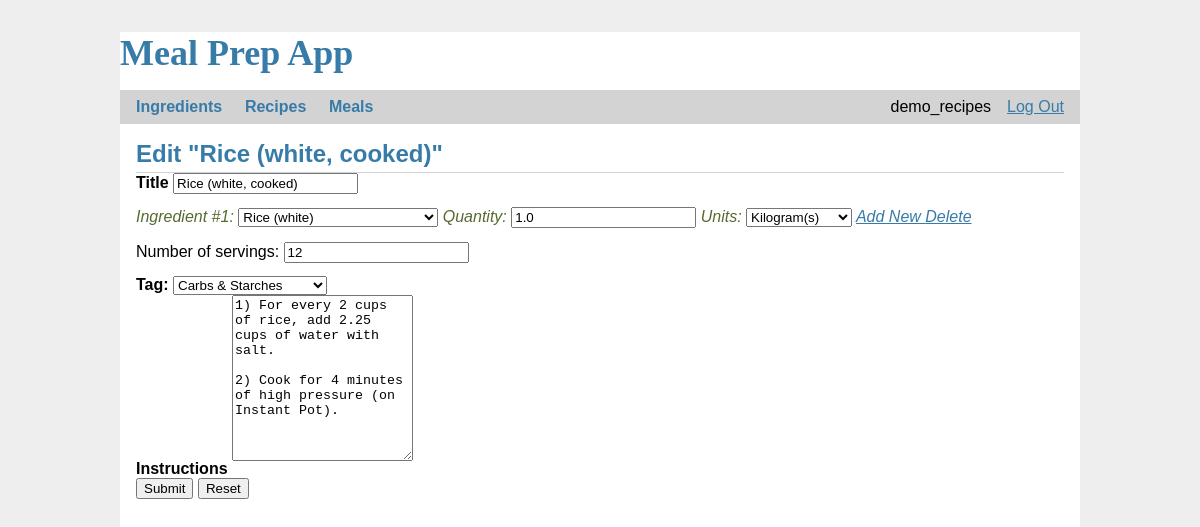
The page /recipes/1/update (signed in) on the database its author committed.
### tables this page shows
CREATE TABLE user (
  id INTEGER PRIMARY KEY AUTOINCREMENT,
  username TEXT UNIQUE NOT NULL,
  password TEXT NOT NULL
);

CREATE TABLE recipe (
  id INTEGER PRIMARY KEY,
  author_id INTEGER NOT NULL,
  title TEXT NOT NULL,
  body TEXT NOT NULL,
  servings INTEGER NOT NULL,
  tag TEXT CHECK (tag in ('starches', 'proteins', 'beans', 'vegetables', 'dessert', 'sauces', 'spices', 'others')),
  FOREIGN KEY (author_id) REFERENCES user (id)
);

CREATE TABLE recipeIngredientRelationship(
    recipeID INTEGER NOT NULL,
    ingredientID INTEGER NOT NULL,
    quantity FLOAT(2) NOT NULL,
    units TEXT CHECK ( units in ('g', 'kg', 'oz', 'lb', 'cup', 'ml', 'l', 'gal', 'T', 't', 'in', 'unit') ) NOT NULL,
    FOREIGN KEY (recipeID) REFERENCES recipe(id),
    FOREIGN KEY (ingredientID) REFERENCES ingredient(id),
    UNIQUE (recipeID, ingredientID)
);

### app/recipes.py (the view, shortened to what this page needs)
@bp.route('/<recipeID>/update', methods=('GET', 'POST'))
@login_required
def update(recipeID):
    db = get_db()
    recipe = get_recipe(recipeID)
    r_quantities = []
    r_units = []
    ings = db.execute(
        'SELECT ingredientID from recipeIngredientRelationship'
        ' WHERE recipeID=?',
        (recipeID,)
    ).fetchall()
    r_ings = []
    for ing in ings:
        ing_name = db.execute(
            'SELECT name FROM ingredient '
            'WHERE id = ?',
            (ing['ingredientID'],)
        ).fetchone()
        r_ings.append(ing_name['name'])
        quant = db.execute(
            'SELECT quantity FROM recipeIngredientRelationship'
            ' WHERE recipeID = ? '
            'AND ingredientID = ?',
            (recipeID, ing['ingredientID'])
        ).fetchone()
        r_quantities.append(quant['quantity'])
        unit = db.execute(
            'SELECT units FROM recipeIngredientRelationship'
            ' WHERE recipeID = ? '
            'AND ingredientID = ?',
            (recipeID, ing['ingredientID'])
        ).fetchone()
        r_units.append(unit['units'])
    pre_pop = {"quantity": r_quantities, "units": r_units, "ings": r_ings}
    return render_template('recipes/update.html', prepop=pre_pop, recipe=recipe,
                           quantities=[i for i in range(1, len(r_ings) + 1)],
                           ingredients=get_ingredients(), units=__units__, tags=__tags__, pageId=recipeID)

### app/auth.py (called while the page is built)
def login_required(view):
    @functools.wraps(view)
    def wrapped_view(**kwargs):
        if g.user is None:
            return redirect(url_for("auth.login"))
        return view(**kwargs)
    return wrapped_view

@bp.before_app_request
def load_logged_in_user():
    user_id = session.get("user_id")
    if user_id is None:
        g.user = None
    else:
        g.user = (
            get_db().execute("SELECT * FROM user WHERE id = ?", (user_id,)).fetchone()
        )

### app/db.py (called while the page is built)
def get_db():
    if "db" not in g:
        g.db = sqlite3.connect(
            current_app.config["DATABASE"], detect_types=sqlite3.PARSE_DECLTYPES
        )
        g.db.row_factory = sqlite3.Row
    return g.db

### app/recipes.py (called while the page is built)
def get_ingredients():
    res = []
    for ing in get_db().execute('SELECT * FROM ingredient ORDER BY name ASC').fetchall():
        res.append(ing['name'])
    return sorted(res)

def get_recipe(name_key):
    recipe = get_db().execute(
        'SELECT *'
        ' FROM recipe'
        ' WHERE id = ?',
        (int(name_key),)
    ).fetchone()
    if recipe is None:
        abort(404, "{0} is not in the Ingredient table.".format(name_key))
    return recipe

### app/templates/recipes/update.html (shortened to what this page needs)
{% extends 'base.html' %}
{% block header %}
    <h1>{% block title %}Edit "{{ recipe['title'] }}"{% endblock %}</h1>
{% endblock %}
{% block content %}
    <div>
        <label for="title">Title</label>
        <input name="title" id="title" value="{{ recipe['title'] }}" required>
        <div id="ings">
            {% for q in quantities %}
                <div id="ing{{ q }}" class="ingredient">
                    Ingredient #{{ q }}:
                    <select class="ing" style="width:200px;">
                        {% for ing in ingredients %}
                            {% if prepop['ings'][q-1] == ing %}
                                <option selected="selected">{{ ing }}</option>
                            {% else %}
                                <option>{{ ing }}</option>
                            {% endif %}
                        {% endfor %}
                    </select>
                    Quantity:
                    <input class="quantity" value={{ prepop["quantity"][q-1] }} type="number"
                           min=".01" step=".01" required>
                    Units:
                    <select class="portion_size_unit" value="{{ request.form['portion_size_unit'] }}" required>
                        {% for unit in units %}
                            {% if prepop['units'][q-1] == unit %}
                                <option value={{ unit }} selected="selected">
                                    {% if unit == "g" %} Gram(s)
                                    {% elif unit == "kg" %} Kilogram(s)
                                    {% elif unit == "oz" %} Ounce(s)
                                    {% elif unit == "cup" %} Cup(s)
                                    {% elif unit == "ml" %} Milliliter(s)
                                    {% elif unit == "l" %} Liter(s)
                                    {% elif unit == "gal" %} Gallon(s)
                                    {% elif unit == "in" %} Inch(es)
                                    {% elif unit == "T" %} Tablespoon(s)
                                    {% elif unit == "t" %} Teaspoons(s)
                                    {% elif unit == "unit" %} Unit(s)
                                    {% else %} {{ unit }}(s)
                                    {% endif %}
                                </option>
                            {% endif %}
                        {% endfor %}
                    </select>
                    <a href="javascript:newlink()">Add New </a>
                    <a href="javascript:delOriginal('ing{{ q }}')">Delete</a>
                </div>
            {% endfor %}
            Number of servings:
            <input name="servings" id="servings" type="number" min="1" step="1" value="{{ recipe['servings'] }}"
                   required>
            <br>
            <div>
                <b>Tag:</b>
                <select name="tag" id="tag" required>
                    {% for tag in tags %}
                        {% if recipe['tag'] == tag %}
                            <option value={{ tag }} selected="selected">
                                {% if tag == "starches" %} Carbs & Starches
                                {% elif tag == "proteins" %} Protein
                                {% elif tag == "beans" %} Beans & Legumes
                                {% elif tag == "vegetables" %} Vegetables
                                {% elif tag == "dessert" %} Dessert
                                {% elif tag == "sauces" %} Sauces & Condiments
                                {% elif tag == "spices" %} Spice Blends
                                {% elif tag == "others" %} Other
                                {% endif %}
                            </option>
                        {% endif %}
                    {% endfor %}
                </select>
            </div>
        </div>
        <label for="body">Instructions</label>
        <textarea name="instructions" id="instructions">{{ recipe['body'] }}</textarea>
        <br/>
        <input type="button" value="Submit" onclick="handleSubmit(event)">
        <input type="reset" name="reset1">
    </div>
{% endblock %}

### app/templates/base.html (shortened to what this page needs)
<!doctype html>
<link rel="stylesheet" href="{{ url_for('static', filename='style.css') }}">
<link href="https://cdn.jsdelivr.net/npm/select2@4.0.12/dist/css/select2.min.css" rel="stylesheet"/>
<h1 style="color: #377ba8; font-size: 36px; font-family: 'Calisto MT'">Meal Prep App</h1>
<nav>
    <h1>
        <div class="dropdown">
            <button class="dropbtn">Ingredients</button>
        </div>
        <div class="dropdown">
            <button class="dropbtn">Recipes</button>
        </div>
        <div class="dropdown">
            <button class="dropbtn">Meals</button>
        </div>
    </h1>
    <ul>
        {% if g.user %}
            <li><span>{{ g.user['username'] }}</span>
            <li><a href="{{ url_for('auth.logout') }}">Log Out</a>
                {% else %}
            <li><a href="{{ url_for('auth.register') }}">Register</a>
            <li><a href="{{ url_for('auth.login') }}">Log In</a>
        {% endif %}
    </ul>
</nav>
<section class="content">
    <header>
        {% block header %}{% endblock %}
    </header>
    {% block content %}{% endblock %}
</section>

### app/static/style.css (style rules this page uses)
h1 { font-family: Verdana, sans-serif; color: #377ba8; margin: 1rem 0; }
a { color: #377ba8; }
nav { background: lightgray; display: flex; align-items: center; padding: 0 0.5rem; }
nav h1 { flex: auto; margin: 0; }
nav ul { display: flex; list-style: none; margin: 0; padding: 0; }
nav ul li a, nav ul li span, header .action { display: block; padding: 0.5rem; }
.content { padding: 0 1rem 1rem; }
.content > header { border-bottom: 1px solid lightgray; display: flex; align-items: flex-end; }
.content > header h1 { flex: auto; margin: 1rem 0 0.25rem 0; }
.ingredient { color: darkolivegreen; font-style: italic; }
.content label { font-weight: bold; margin-bottom: 0.5em; }
.content input, .content textarea { margin-bottom: 1em; }
.content textarea { min-height: 12em; resize: vertical; }
.dropbtn { background-color: lightgray; font-family: Georgia, sans-serif; color: #377ba8; padding: 8px; font-size: 16px; font-weight: bold; border: none; }
.dropdown { position: relative; display: inline-block; }

### rows shown on the page
user: user.username "demo_recipes"
recipe: title "Rice (white, cooked)", servings "12", tag "Carbs & Starches", instructions "1) For every 2 cups of rice, add 2.25 cups of water with salt. 2) Cook for 4 minutes of high pressure (on Instant Pot)."
recipeIngredientRelationship: quantity "1.0", units "Kilogram(s)"

### other values the page prints
{{ q }} "1"
form field value "Rice (white)"
